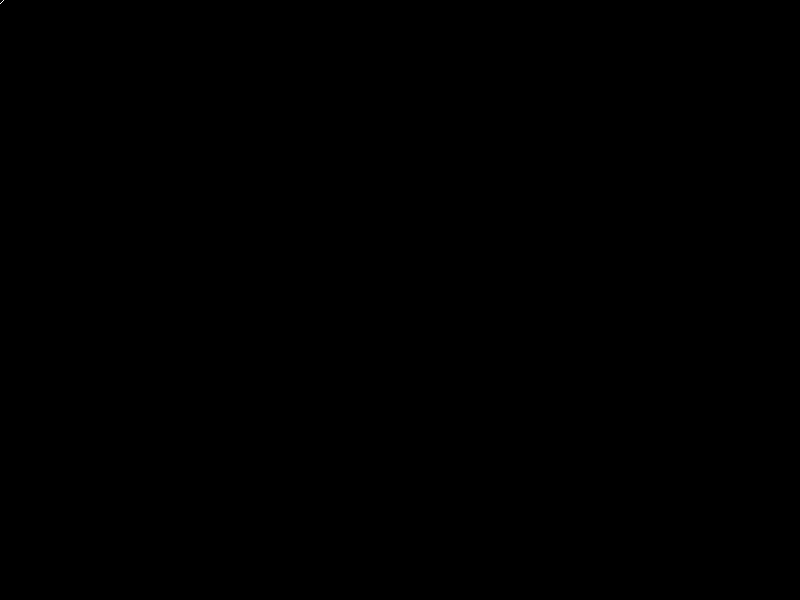
Frame 1 (no input)
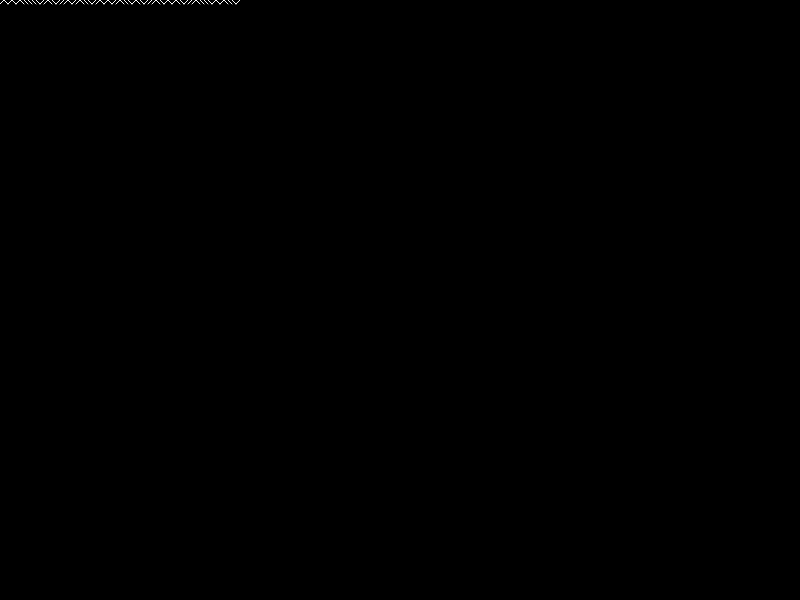
Frame 60 (no input)
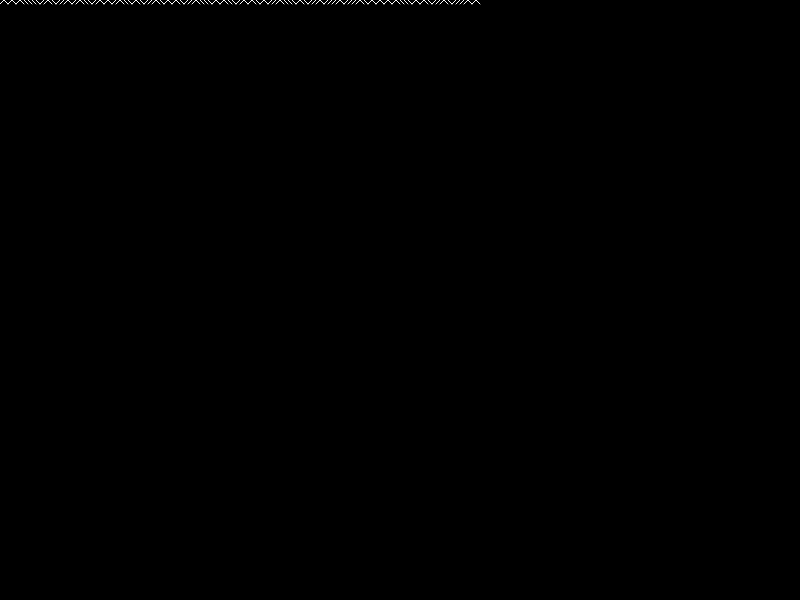
Frame 120 (the mouse pressed at the canvas centre since frame 60)

The p5.js sketch that drew these frames (run headless with seeded random() and noise() and a simulated clock; from frame 60 on, the mouse is pressed at the canvas centre):

// p5.js sketch
// ── sketch.js
let spacing = 4;
let x = 0;
let y = 0;

function setup() {
  createCanvas(800, 600);
  background(0);
}

function draw() {
  stroke(255);
  if (random(1) < 0.5) {
    line(x, y, x + spacing, y + spacing);
  } else {
    line(x, y + spacing, x + spacing, y);
  }
  x += spacing;
  if (x > width) {
    x = 0;
    y += spacing;
  }
  if (y > height) {
    noLoop();
  }
}
